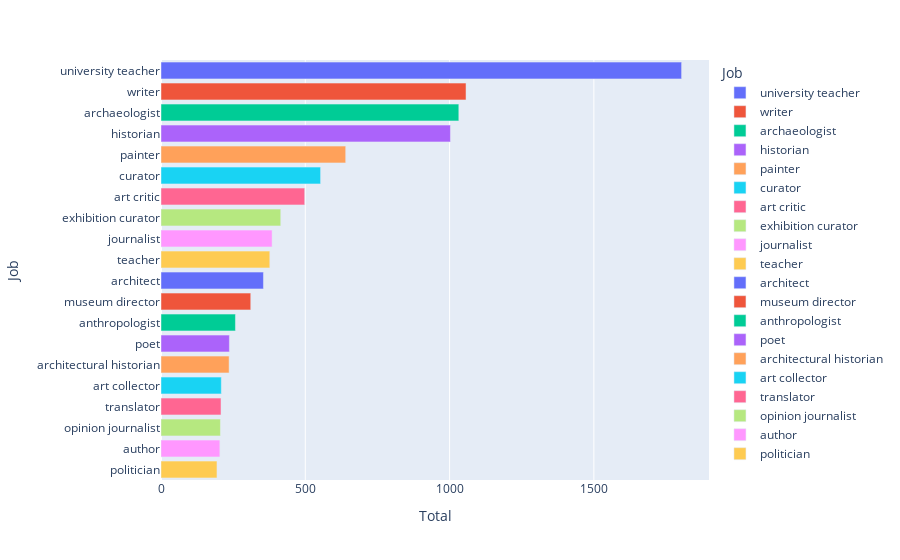

Notebook source saved alongside this figure:
### Markdown cell above
##Visualization Male Job List

### Code cell
from SPARQLWrapper import SPARQLWrapper, JSON, GET, POST, CSV
import csv 
import pandas as pd
import requests
import json
import numpy as np
import string
import networkx as nx
import matplotlib.pyplot as plt
import ssl
import pandas as pd
import pandas_profiling as pp
import seaborn as sns



with open('male_jobs.csv', mode='w') as my_file:
    my_writer = csv.writer(my_file, delimiter=',', quoting=csv.QUOTE_ALL)
    # write the column names
    my_writer.writerow(['Job', 'Total'])
    for result in male_job_list_result ["results"]["bindings"]:
        my_writer.writerow([result["jobLabel"]["value"], result["tot"]["value"].strip()])
        


# parse the csv into a dataframe
df = pd.read_csv("male_jobs.csv")

# eliminate the 'art historian' row
df= df.drop([0])

# print the first 10 rows
df.head(20)

fig = px.bar(df, x="Total", y="Job", orientation='h', color="Job",)
fig.update_layout(legend={"itemclick":False})

fig.show()

### Figure 1 — Plotly figure (JSON) as saved in the notebook; plotly's stock layout.template omitted (floating-point values rounded to 4 significant figures)
{"data": [{"alignmentgroup": "True", "hovertemplate": "Job=%{y}<br>Total=%{x}<extra></extra>", "legendgroup": "university teacher", "marker": {"color": "#636efa", "pattern": {"shape": ""}}, "name": "university teacher", "offsetgroup": "university teacher", "orientation": "h", "showlegend": true, "textposition": "auto", "type": "bar", "x": [1804], "xaxis": "x", "y": ["university teacher"], "yaxis": "y"}, {"alignmentgroup": "True", "hovertemplate": "Job=%{y}<br>Total=%{x}<extra></extra>", "legendgroup": "writer", "marker": {"color": "#EF553B", "pattern": {"shape": ""}}, "name": "writer", "offsetgroup": "writer", "orientation": "h", "showlegend": true, "textposition": "auto", "type": "bar", "x": [1057], "xaxis": "x", "y": ["writer"], "yaxis": "y"}, {"alignmentgroup": "True", "hovertemplate": "Job=%{y}<br>Total=%{x}<extra></extra>", "legendgroup": "archaeologist", "marker": {"color": "#00cc96", "pattern": {"shape": ""}}, "name": "archaeologist", "offsetgroup": "archaeologist", "orientation": "h", "showlegend": true, "textposition": "auto", "type": "bar", "x": [1032], "xaxis": "x", "y": ["archaeologist"], "yaxis": "y"}, {"alignmentgroup": "True", "hovertemplate": "Job=%{y}<br>Total=%{x}<extra></extra>", "legendgroup": "historian", "marker": {"color": "#ab63fa", "pattern": {"shape": ""}}, "name": "historian", "offsetgroup": "historian", "orientation": "h", "showlegend": true, "textposition": "auto", "type": "bar", "x": [1003], "xaxis": "x", "y": ["historian"], "yaxis": "y"}, {"alignmentgroup": "True", "hovertemplate": "Job=%{y}<br>Total=%{x}<extra></extra>", "legendgroup": "painter", "marker": {"color": "#FFA15A", "pattern": {"shape": ""}}, "name": "painter", "offsetgroup": "painter", "orientation": "h", "showlegend": true, "textposition": "auto", "type": "bar", "x": [640], "xaxis": "x", "y": ["painter"], "yaxis": "y"}, {"alignmentgroup": "True", "hovertemplate": "Job=%{y}<br>Total=%{x}<extra></extra>", "legendgroup": "curator", "marker": {"color": "#19d3f3", "pattern": {"shape": ""}}, "name": "curator", "offsetgroup": "curator", "orientation": "h", "showlegend": true, "textposition": "auto", "type": "bar", "x": [553], "xaxis": "x", "y": ["curator"], "yaxis": "y"}, {"alignmentgroup": "True", "hovertemplate": "Job=%{y}<br>Total=%{x}<extra></extra>", "legendgroup": "art critic", "marker": {"color": "#FF6692", "pattern": {"shape": ""}}, "name": "art critic", "offsetgroup": "art critic", "orientation": "h", "showlegend": true, "textposition": "auto", "type": "bar", "x": [498], "xaxis": "x", "y": ["art critic"], "yaxis": "y"}, {"alignmentgroup": "True", "hovertemplate": "Job=%{y}<br>Total=%{x}<extra></extra>", "legendgroup": "exhibition curator", "marker": {"color": "#B6E880", "pattern": {"shape": ""}}, "name": "exhibition curator", "offsetgroup": "exhibition curator", "orientation": "h", "showlegend": true, "textposition": "auto", "type": "bar", "x": [415], "xaxis": "x", "y": ["exhibition curator"], "yaxis": "y"}, {"alignmentgroup": "True", "hovertemplate": "Job=%{y}<br>Total=%{x}<extra></extra>", "legendgroup": "journalist", "marker": {"color": "#FF97FF", "pattern": {"shape": ""}}, "name": "journalist", "offsetgroup": "journalist", "orientation": "h", "showlegend": true, "textposition": "auto", "type": "bar", "x": [385], "xaxis": "x", "y": ["journalist"], "yaxis": "y"}, {"alignmentgroup": "True", "hovertemplate": "Job=%{y}<br>Total=%{x}<extra></extra>", "legendgroup": "teacher", "marker": {"color": "#FECB52", "pattern": {"shape": ""}}, "name": "teacher", "offsetgroup": "teacher", "orientation": "h", "showlegend": true, "textposition": "auto", "type": "bar", "x": [377], "xaxis": "x", "y": ["teacher"], "yaxis": "y"}, {"alignmentgroup": "True", "hovertemplate": "Job=%{y}<br>Total=%{x}<extra></extra>", "legendgroup": "architect", "marker": {"color": "#636efa", "pattern": {"shape": ""}}, "name": "architect", "offsetgroup": "architect", "orientation": "h", "showlegend": true, "textposition": "auto", "type": "bar", "x": [355], "xaxis": "x", "y": ["architect"], "yaxis": "y"}, {"alignmentgroup": "True", "hovertemplate": "Job=%{y}<br>Total=%{x}<extra></extra>", "legendgroup": "museum director", "marker": {"color": "#EF553B", "pattern": {"shape": ""}}, "name": "museum director", "offsetgroup": "museum director", "orientation": "h", "showlegend": true, "textposition": "auto", "type": "bar", "x": [311], "xaxis": "x", "y": ["museum director"], "yaxis": "y"}, {"alignmentgroup": "True", "hovertemplate": "Job=%{y}<br>Total=%{x}<extra></extra>", "legendgroup": "anthropologist", "marker": {"color": "#00cc96", "pattern": {"shape": ""}}, "name": "anthropologist", "offsetgroup": "anthropologist", "orientation": "h", "showlegend": true, "textposition": "auto", "type": "bar", "x": [258], "xaxis": "x", "y": ["anthropologist"], "yaxis": "y"}, {"alignmentgroup": "True", "hovertemplate": "Job=%{y}<br>Total=%{x}<extra></extra>", "legendgroup": "poet", "marker": {"color": "#ab63fa", "pattern": {"shape": ""}}, "name": "poet", "offsetgroup": "poet", "orientation": "h", "showlegend": true, "textposition": "auto", "type": "bar", "x": [237], "xaxis": "x", "y": ["poet"], "yaxis": "y"}, {"alignmentgroup": "True", "hovertemplate": "Job=%{y}<br>Total=%{x}<extra></extra>", "legendgroup": "architectural historian", "marker": {"color": "#FFA15A", "pattern": {"shape": ""}}, "name": "architectural historian", "offsetgroup": "architectural historian", "orientation": "h", "showlegend": true, "textposition": "auto", "type": "bar", "x": [236], "xaxis": "x", "y": ["architectural historian"], "yaxis": "y"}, {"alignmentgroup": "True", "hovertemplate": "Job=%{y}<br>Total=%{x}<extra></extra>", "legendgroup": "art collector", "marker": {"color": "#19d3f3", "pattern": {"shape": ""}}, "name": "art collector", "offsetgroup": "art collector", "orientation": "h", "showlegend": true, "textposition": "auto", "type": "bar", "x": [209], "xaxis": "x", "y": ["art collector"], "yaxis": "y"}, {"alignmentgroup": "True", "hovertemplate": "Job=%{y}<br>Total=%{x}<extra></extra>", "legendgroup": "translator", "marker": {"color": "#FF6692", "pattern": {"shape": ""}}, "name": "translator", "offsetgroup": "translator", "orientation": "h", "showlegend": true, "textposition": "auto", "type": "bar", "x": [208], "xaxis": "x", "y": ["translator"], "yaxis": "y"}, {"alignmentgroup": "True", "hovertemplate": "Job=%{y}<br>Total=%{x}<extra></extra>", "legendgroup": "opinion journalist", "marker": {"color": "#B6E880", "pattern": {"shape": ""}}, "name": "opinion journalist", "offsetgroup": "opinion journalist", "orientation": "h", "showlegend": true, "textposition": "auto", "type": "bar", "x": [206], "xaxis": "x", "y": ["opinion journalist"], "yaxis": "y"}, {"alignmentgroup": "True", "hovertemplate": "Job=%{y}<br>Total=%{x}<extra></extra>", "legendgroup": "author", "marker": {"color": "#FF97FF", "pattern": {"shape": ""}}, "name": "author", "offsetgroup": "author", "orientation": "h", "showlegend": true, "textposition": "auto", "type": "bar", "x": [204], "xaxis": "x", "y": ["author"], "yaxis": "y"}, {"alignmentgroup": "True", "hovertemplate": "Job=%{y}<br>Total=%{x}<extra></extra>", "legendgroup": "politician", "marker": {"color": "#FECB52", "pattern": {"shape": ""}}, "name": "politician", "offsetgroup": "politician", "orientation": "h", "showlegend": true, "textposition": "auto", "type": "bar", "x": [194], "xaxis": "x", "y": ["politician"], "yaxis": "y"}], "layout": {"barmode": "relative", "legend": {"itemclick": false, "title": {"text": "Job"}, "tracegroupgap": 0}, "margin": {"t": 60}, "xaxis": {"anchor": "y", "domain": [0, 1], "title": {"text": "Total"}}, "yaxis": {"anchor": "x", "categoryarray": ["politician", "author", "opinion journalist", "translator", "art collector", "architectural historian", "poet", "anthropologist", "museum director", "architect", "teacher", "journalist", "exhibition curator", "art critic", "curator", "painter", "historian", "archaeologist", "writer", "university teacher"], "categoryorder": "array", "domain": [0, 1], "title": {"text": "Job"}}}}
